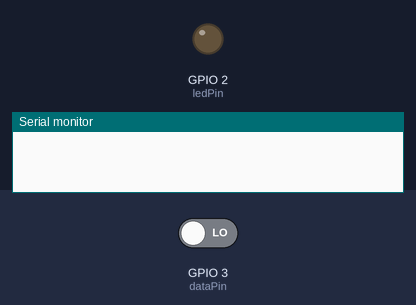
Bench run of a sketch on a simulated ESP32. On the bench: output pins drawn as LEDs (lit = HIGH), the last lines printed to the serial monitor. Dashed ring = blinking. The test bench sets the inputs (shaded band); at power-on: GPIO 3 (dataPin) LOW.

Above: at 2.8 s.
2.9 s: GPIO 3 (dataPin) driven HIGH
At 4.9 s:
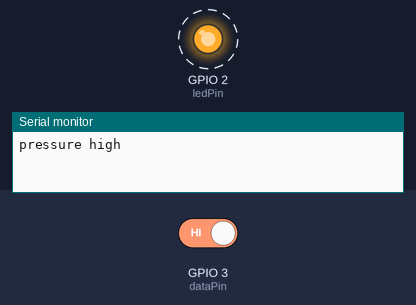
7.0 s: GPIO 3 (dataPin) driven LOW
At 8.0 s:
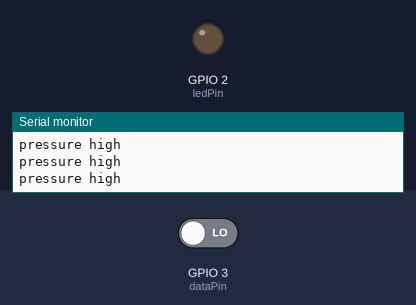
Timing chart, 0 to 10.0 s (numbered marks = the images above; inputs shaded):
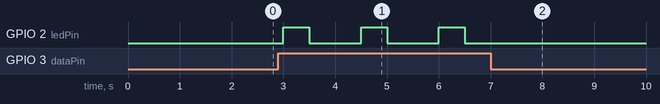

The sketch:

esp32_scada_final.ino
```cpp
const int ledPin = 2; // Replace with the LED pin
const int dataPin = 3; // Replace with the data pin connected to the Adafruit Grand Central Metro

void setup() {
  pinMode(ledPin, OUTPUT);
  pinMode(dataPin, INPUT);
  Serial.begin(9600); // Start serial communication
}

void loop() {
  if (digitalRead(dataPin) == HIGH) {
    digitalWrite(ledPin, HIGH);
    delay(500); // Wait for 500ms before turning off the LED
    digitalWrite(ledPin, LOW);
    Serial.println("pressure high");
  }

  delay(1000); // Wait for 1 second before the next iteration
}
```

Measured:
- after the input at 2.9 s, GPIO 2 (ledPin): alternates HIGH for 0.50 s and LOW for 1.0 s, starting after 0.10 s
- after the input at 7.0 s, GPIO 2 (ledPin): stops changing and stays LOW
